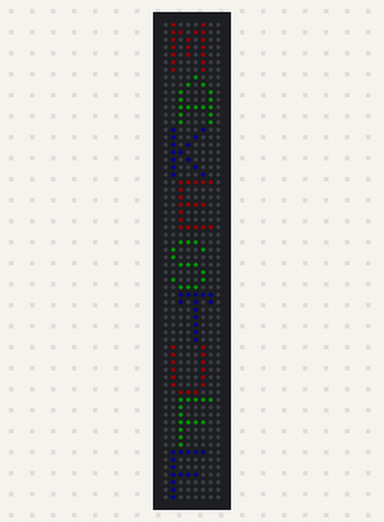
Bench run of a sketch on a simulated Arduino Uno, built with avr-gcc and run on an emulated ATmega328P. Parts: 8×64 RGB LED matrix (first LED top left, wired row by row). Dim RGB values are drawn brighter than linear.

Above: at 0.7 s.
At 1.4 s:
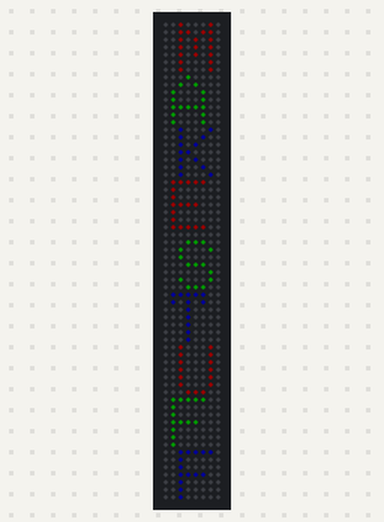

The sketch:

neopixel_display.ino
```cpp
// Adafruit_NeoMatrix example for single NeoPixel Shield.
// Scrolls 'Howdy' across the matrix in a portrait (vertical) orientation.

#include <Adafruit_GFX.h>
#include <Adafruit_NeoMatrix.h>
#include <Adafruit_NeoPixel.h>
#ifndef PSTR
 #define PSTR // Make Arduino Due happy
#endif

#define PIN 20

// MATRIX DECLARATION:
// Parameter 1 = width of NeoPixel matrix
// Parameter 2 = height of matrix
// Parameter 3 = pin number (most are valid)
// Parameter 4 = matrix layout flags, add together as needed:
//   NEO_MATRIX_TOP, NEO_MATRIX_BOTTOM, NEO_MATRIX_LEFT, NEO_MATRIX_RIGHT:
//     Position of the FIRST LED in the matrix; pick two, e.g.
//     NEO_MATRIX_TOP + NEO_MATRIX_LEFT for the top-left corner.
//   NEO_MATRIX_ROWS, NEO_MATRIX_COLUMNS: LEDs are arranged in horizontal
//     rows or in vertical columns, respectively; pick one or the other.
//   NEO_MATRIX_PROGRESSIVE, NEO_MATRIX_ZIGZAG: all rows/columns proceed
//     in the same order, or alternate lines reverse direction; pick one.
//   See example below for these values in action.
// Parameter 5 = pixel type flags, add together as needed:
//   NEO_KHZ800  800 KHz bitstream (most NeoPixel products w/WS2812 LEDs)
//   NEO_KHZ400  400 KHz (classic 'v1' (not v2) FLORA pixels, WS2811 drivers)
//   NEO_GRB     Pixels are wired for GRB bitstream (most NeoPixel products)
//   NEO_GRBW    Pixels are wired for GRBW bitstream (RGB+W NeoPixel products)
//   NEO_RGB     Pixels are wired for RGB bitstream (v1 FLORA pixels, not v2)


// Example for NeoPixel Shield.  In this application we'd like to use it
// as a 5x8 tall matrix, with the USB port positioned at the top of the
// Arduino.  When held that way, the first pixel is at the top right, and
// lines are arranged in columns, progressive order.  The shield uses
// 800 KHz (v2) pixels that expect GRB color data.
Adafruit_NeoMatrix matrix = Adafruit_NeoMatrix(64, 8, PIN,
  NEO_MATRIX_TOP     + NEO_MATRIX_LEFT +
  NEO_MATRIX_COLUMNS + NEO_MATRIX_ZIGZAG,
  NEO_GRB            + NEO_KHZ800);

const uint16_t colors[] =
{
  // red, green, blue, yellow
  matrix.Color(255, 0, 0), matrix.Color(0, 255, 0), matrix.Color(0, 0, 255), matrix.Color(255, 255, 0)
};

void setup()
{
  matrix.begin();
  matrix.setRotation(1);
  matrix.setTextWrap(true);
  matrix.setBrightness(20);
  matrix.setTextColor(colors[0]);
}

int x = matrix.width();
int pass = 0;

void loop()
{

  for(int i = 0; i < 2; i++)
  {
    matrix.fillScreen(matrix.Color(0, 0, 0));
/*
    matrix.setTextColor(colors[0]);
    matrix.setCursor(i+1, 0);
    matrix.print(F("M"));

    matrix.setTextColor(colors[1]);
    matrix.setCursor((i+1)%2+1, 8);
    matrix.print(F("A"));

    matrix.setTextColor(colors[2]);
    matrix.setCursor(i+1, 16);
    matrix.print(F("K"));

    matrix.setTextColor(colors[0]);
    matrix.setCursor((i+1)%2+1, 24);
    matrix.print(F("E"));

    matrix.setTextColor(colors[1]);
    matrix.setCursor(i+1, 33);
    matrix.print(F("H"));

    matrix.setTextColor(colors[2]);
    matrix.setCursor((i+1)%2+1, 41);
    matrix.print(F("E"));

    matrix.setTextColor(colors[0]);
    matrix.setCursor(i+1, 49);
    matrix.print(F("R"));

    matrix.setTextColor(colors[1]);
    matrix.setCursor((i+1)%2+1, 57);
    matrix.print(F("E"));
*/

    matrix.setTextColor(colors[0]);
    matrix.setCursor(i+1, 0);
    matrix.print(F("M"));

    matrix.setTextColor(colors[1]);
    matrix.setCursor((i+1)%2+1, 7);
    matrix.print(F("A"));

    matrix.setTextColor(colors[2]);
    matrix.setCursor(i+1, 14);
    matrix.print(F("K"));

    matrix.setTextColor(colors[0]);
    matrix.setCursor((i+1)%2+1, 21);
    matrix.print(F("E"));

    matrix.setTextColor(colors[1]);
    matrix.setCursor(i+1, 29);
    matrix.print(F("S"));

    matrix.setTextColor(colors[2]);
    matrix.setCursor((i+1)%2+1, 36);
    matrix.print(F("T"));

    matrix.setTextColor(colors[0]);
    matrix.setCursor(i+1, 43);
    matrix.print(F("U"));

    matrix.setTextColor(colors[1]);
    matrix.setCursor((i+1)%2+1, 50);
    matrix.print(F("F"));

    matrix.setTextColor(colors[2]);
    matrix.setCursor(i+1, 57);
    matrix.print(F("F"));

    /*
    // draw the border
    for(int i = 0; i < matrix.width(); i++)
    {
      for(int j = 0; j < matrix.height(); j++)
      {
        if(i == 0 || i == matrix.width() - 1 || j == 0 || j == matrix.height() - 1)
        {
          matrix.drawPixel(i, j, colors[3]);
          //matrix.show();
          //delay(5);
        }
      }
    }
    */

    delay(500);
    matrix.show();
  }
}
```

Measured:
- what the display in image 0 shows lasts 0.7 s, from 0.6 s to 1.3 s
- what the display in image 1 shows lasts 0.7 s, from 1.3 s to 2.0 s
